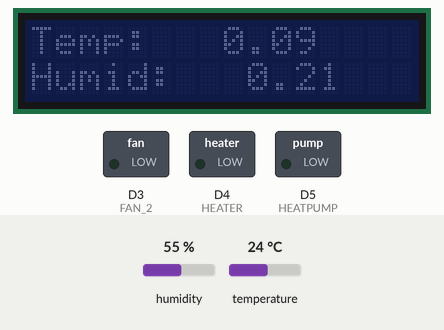
Recording of a sketch running on a simulated ESP8266 (NodeMCU). Shown: 16×2 character LCD, switched loads named in the sketch (green lamp = pin HIGH). The test bench sets the inputs (shaded band); at power-on: humidity 55 %, temperature 24 °C. What the sketch prints to the serial monitor is not drawn.

Above: at 1.2 s.
1.3 s: humidity set to 22 %
At 3.4 s:
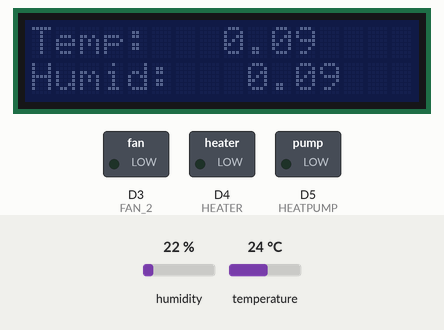
4.0 s: temperature set to 12 °C
At 5.0 s:
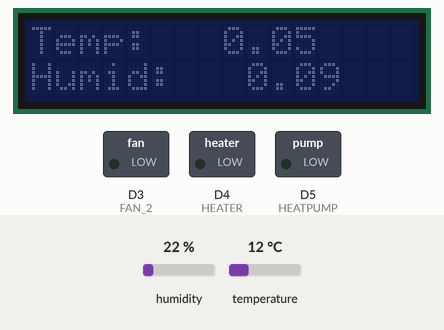
6.7 s: humidity set to 40 %
At 9.4 s:
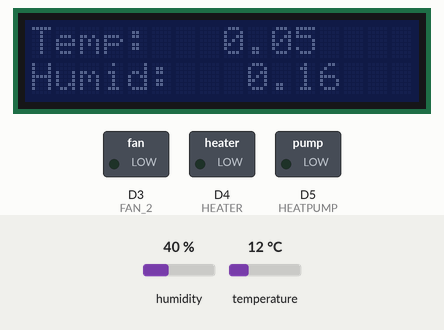
9.7 s: temperature set to 19 °C
At 34.2 s:
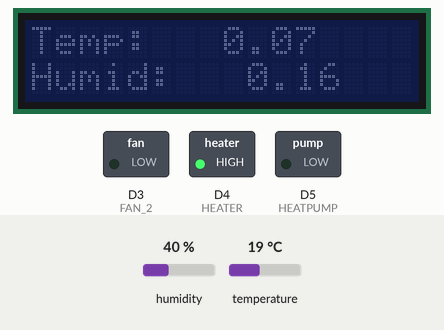
Timing chart, 0 to 34.5 s (numbered marks = the images above; inputs shaded):
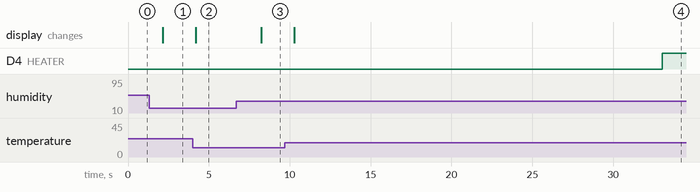

The sketch:

LTD.ino
```cpp
#include <Arduino.h>
#include "LTD.h"

void setup(){
    initLTD();
}

void loop(){
    dispatch();
    updateDHT();
    humidFan();
    FSM();
}
```

LTD.cpp
```cpp
#include "LTD.h"

// Heatẻ is turned on every 10 seconds and will be timed out after 10 seconds
#define HEATER_PERI 50
#define HEATER_TIMEOUT 20
// Heatpump is turned on every 15 seconds and will be timed out after 15 seconds
#define HEATPUMP_PERI 50
#define HEATPUMP_TIMEOUT 15
// Maximum temperature: stop the heater
#define MAXIMUM_TEMPERATURE 29


#define HEATER D4
#define HEATPUMP D5

#define FAN_1 D4
#define FAN_2 D3
#define FAN_3 D5

#define HEAT_SENSOR D6

DHT sensor(HEAT_SENSOR, DHT11);
LiquidCrystal_I2C lcd(0x27, 16, 2);

enum {READY, HEATER_ON, HEATPUMP_ON} state;
extern bool flagHeater = false, flagHeatpump = false;
extern float humidity = 0, temperature = 0;

void initLTD(){
    Serial.begin(9600);

    lcd.init();
    sensor.begin();

    pinMode(HEAT_SENSOR, INPUT);
    pinMode(HEATER, OUTPUT);
    pinMode(HEATPUMP, OUTPUT);
    pinMode(FAN_1, OUTPUT);
    pinMode(FAN_3, OUTPUT);

    initializeTimer(INTERVAL);
    addTask(taskHeaterOn, 5, HEATER_PERI);
    addTask(taskHeaterOff, 5 + HEATER_TIMEOUT, HEATER_PERI);
    addTask(taskHeatpumpOn, 10 + HEATER_TIMEOUT, HEATPUMP_PERI);
    addTask(taskHeatpumpOff, 10 + HEATER_TIMEOUT + HEATPUMP_TIMEOUT, HEATPUMP_PERI);
    startTimer();

    Serial.println("Starting LTD...");
}

void updateDHT(){
    temperature = sensor.readTemperature();
    humidity = sensor.readHumidity();
    if(isnan(temperature) || isnan(humidity)) return;
    lcd.setCursor(0, 0);
    lcd.println("Temp: ");
    lcd.println(temperature/256);
    lcd.setCursor(0, 1);
    lcd.println("Humid: ");
    lcd.println(humidity/256);
}

void humidFan(){
    if(isnan(humidity)) return;
    if(humidity/256 >= 90){
        analogWrite(FAN_2, 1023); // Full speed
    }else{
        analogWrite(FAN_2, (int)(humidity*1023/80000)); // Change to analog value
    }
}

void taskHeaterOn(){
    Serial.println("Heater is on!");
    taskHeatpumpOff();

    flagHeater = true;
    digitalWrite(FAN_1, HIGH);
    digitalWrite(HEATER, HIGH);
}

void taskHeaterOff(){
    if(flagHeater){
        Serial.println("XXX Heater is off due to operation: TIME_OUT! XXX");
        flagHeater = false;
        digitalWrite(FAN_1, LOW);
        digitalWrite(HEATER, LOW);
    }
    else if(!flagHeatpump){
        Serial.println("OOO Heater is off due to reaching MAXIMUM_TEMPERATURE! OOO");
    }
}

void taskHeatpumpOn(){
    Serial.println("Heatpump is on!");

    flagHeatpump = true;
    digitalWrite(FAN_3, HIGH);
    digitalWrite(HEATPUMP, HIGH);
    taskHeaterOff();
}

void taskHeatpumpOff(){
    if(flagHeatpump){
        Serial.println("YYY Heatpump is off due to operation: TIME_OUT! YYY");
        flagHeatpump = false;
        digitalWrite(FAN_3, LOW);
        digitalWrite(HEATPUMP, LOW);
    }
}

void FSM(){
    switch(state){
        case READY:
            if(flagHeater){
                state = HEATER_ON;
            }
            if(flagHeatpump){
                state = HEATPUMP_ON;
            }
            break;
        case HEATER_ON:
            if(isnan(temperature)) return;
            if(temperature/256 >= MAXIMUM_TEMPERATURE){
                flagHeater = false;
                digitalWrite(FAN_1, LOW);
                digitalWrite(HEATER, LOW);
            }
            if(!flagHeater){ // Heater is off
                state = READY;
            }
            break;
        case HEATPUMP_ON:
            if(!flagHeatpump){
                state = READY;
            }
            break;
    }
}
```

LTD.h
```cpp
#ifndef LTD_H
#define LTD_H
#include <Arduino.h>
#include <DHT.h>
#include <Wire.h>
#include <LiquidCrystal_I2C.h>
#include "clock.h"

void initLTD();

void FSM();

void taskHeaterOn();

void taskHeatpumpOn();

void taskHeaterOff();

void taskHeatpumpOff();

void humidFan();

void updateDHT();

#endif
```

LinkedList.cpp
```cpp
#include"LinkedList.h"

Node::Node(func _pointerTask, uint8_t _beginTime, uint8_t _interval){
    pointerTask = _pointerTask;
    count = _beginTime;
    interval = _interval;
    id = 0;
    nextNode = nullptr;
}

void Node::setNextNode(Node* _nextNode){
    nextNode = _nextNode;
}

Node* Node::getNextNode(){
    return nextNode;
}

void Node::exeTask(){
    pointerTask();
}

Node::~Node(){
    delete nextNode;
}

LinkedList::LinkedList(){
    headNode = nullptr;
    tailNode = nullptr;
    size = 0;
    nodeLog = 0;
    timeExist = 0;
}

uint8_t LinkedList::addNode(Node* _newNode){
    // If task queue is full, return error code 0
    if(size == MAX_TASK) return 0;
    // First node
    if (size == 0)
    {
        headNode = _newNode;
        tailNode = _newNode;
        _newNode->setNextNode(nullptr);
    }
    else
    {
        tailNode->setNextNode(_newNode);
        tailNode = _newNode;
        _newNode->setNextNode(nullptr);
    }

    size++;
    if(_newNode->id == 0){
        nodeLog++;
        // Return id based on the number of nodes created
        _newNode->id = nodeLog;
    }
    _newNode->enterQueue = timeExist;
    return _newNode->id;
}

void LinkedList::removeNode(uint8_t _id){
    if(size == 0) return;
    Node* temp = headNode;
    Node* last = temp;
    if(temp->id == _id){
        if(size == 1){
            headNode = nullptr;
            tailNode = nullptr;
        }
        else
        {
            headNode = temp->getNextNode();
            temp->setNextNode(nullptr);
        }
        delete temp;
        size--;
        return;
    }
    temp = temp->getNextNode();
    while (temp->getNextNode() != nullptr)
    {
        if(temp->id == _id){
            last->setNextNode(temp->getNextNode());
            temp->setNextNode(nullptr);
            delete temp;
            size--;
            return;
        }
        temp = temp->getNextNode();
        last = last->getNextNode();
    }
    if (temp->id == _id)
    {
        tailNode = last;
        last->setNextNode(nullptr);
        delete temp;
        size--;
    }
    else return;
}

uint8_t LinkedList::addNodeCount(Node* _newNode){
    // If task queue is full, return error code 0
    if(size == MAX_TASK) return 0;
    // First node
    if (size == 0)
    {
        headNode = _newNode;
        tailNode = _newNode;
        _newNode->setNextNode(nullptr);
    }
    else if (_newNode->count < (headNode->count - (timeExist - headNode->enterQueue)))
    {
        _newNode->setNextNode(headNode);
        headNode = _newNode;
    }
    else
    {
        Node* temp = headNode;
        while (temp->getNextNode() != nullptr)
        {
            if(((temp->getNextNode())->count - ((timeExist - ((temp->getNextNode())->enterQueue)))) > _newNode->count){
                _newNode->setNextNode(temp->getNextNode());
                temp->setNextNode(_newNode);
                break;
            }
            temp = temp->getNextNode();
        }
        if (temp->getNextNode() == nullptr)
        {
            return addNode(_newNode);
        }
    }

    size++;
    if(_newNode->id == 0){
        nodeLog++;
        // Return id based on the number of nodes created
        _newNode->id = nodeLog;
    }
    _newNode->enterQueue = timeExist;
    return _newNode->id;
}

void LinkedList::checkLinkedList(LinkedList* _waitingQueue){
    timeExist++;
    if (size == 0)
    {
        // Maybe a refresh function here
        return;
    }

    Node* temp = headNode;
    while((temp->count - (timeExist - temp->enterQueue)) == 0){
        temp->count = temp->interval;
        temp = temp->getNextNode();
        _waitingQueue->addNode(popNode());
        if(temp == nullptr) return;
    }
    return;
}

void LinkedList::releaseQueue(LinkedList* _taskQueue){
    if(size == 0) return;
    while (size != 0)
    {
        headNode->exeTask();
        if(headNode->interval == 0) removeNode(headNode->id);
        else
        {
            _taskQueue->addNodeCount(popNode());
        }
    }
    return;
}

Node* LinkedList::popNode(){
    if(size == 0) return nullptr;
    Node* temp = headNode;
    if(size == 1){
        headNode = nullptr;
        tailNode = nullptr;
    }
    else
    {
        headNode = temp->getNextNode();
    }
    size--;
    return temp;
}

LinkedList::~LinkedList(){
    delete headNode;
    delete tailNode;
}
```

LinkedList.h
```cpp
#ifndef LINKEDLIST_H
#define LINKEDLIST_H
#include<Arduino.h>


#ifndef MAX_TASK
#define MAX_TASK 30
#endif

typedef void (*func)();


class Node
{
private:
    func pointerTask;
    Node* nextNode;
public:
    uint8_t id;
    uint8_t enterQueue;
    uint8_t interval;
    uint8_t count;

    Node(func _pointerTask, uint8_t _beginTime = 0, uint8_t _interval = 0);
    void setNextNode(Node* _nextNode);
    Node* getNextNode();
    void exeTask();
    ~Node();
};


class LinkedList
{
private:
    Node* headNode;
    Node* tailNode;
public:
    uint8_t size;
    uint8_t nodeLog;
    uint64_t timeExist;


    LinkedList();
    uint8_t addNode(Node* _newNode);
    uint8_t addNodeCount(Node* _newNode);
    void removeNode(uint8_t _id);
    void checkLinkedList(LinkedList* _waitingQueue);
    void releaseQueue(LinkedList* _taskQueue);
    Node* popNode();
    ~LinkedList();
};
#endif
```

clock.cpp
```cpp
#include"clock.h"

LinkedList* taskQueue;
LinkedList* waitQueue;

void initializeTimer(uint32_t _interval){
    noInterrupts();
    taskQueue = new LinkedList();
    waitQueue = new LinkedList();


    //timer1_isr_init();
    //timer1_attachInterrupt(ISR);
    //timer1_enable(TIM_DIV16, TIM_EDGE, TIM_LOOP);
    //timer1_write(5000 * _interval);


     timer0_isr_init();
     timer0_attachInterrupt(ISR);
     timer0_write(ESP.getCycleCount()+80000*_interval);
     interrupts();
}

void startTimer(){
    interrupts();
}

uint8_t addTask(void (*_func)(void), uint8_t _delay, uint8_t _interval){
    Node* newNode = new Node((func)_func, _delay, _interval);
    taskQueue->addNodeCount(newNode);
}

void dispatch(){
    waitQueue->releaseQueue(taskQueue);
}

void removeTask(uint8_t _id){
    waitQueue->removeNode(_id);
    taskQueue->removeNode(_id);
}

void stopTimer(){
    timer1_disable();
    /*delete taskQueue;
    delete waitQueue;
    taskQueue = nullptr;
    waitQueue = nullptr;*/
}

void ISR(){
    taskQueue->checkLinkedList(waitQueue);

   timer0_write(ESP.getCycleCount()+80000*INTERVAL);
}
```

clock.h
```cpp
#ifndef CLOCK_H
#define CLOCK_H
#include"LinkedList.h"


#define INTERVAL 1000

void initializeTimer(uint32_t _interval);

void startTimer();

uint8_t addTask(void (*_func)(void), uint8_t _delay, uint8_t _interval);

void dispatch();

void removeTask(uint8_t _id);

void stopTimer();

void ISR();

#endif
```

Measured:
- after the input at 1.3 s, the display: changes after 0.85 s (image 1)
- after the input at 4.0 s, the display: changes after 0.18 s (image 2)
- after the input at 6.7 s, the display: changes after 1.6 s (image 3)
- after the input at 9.7 s, the display: changes after 0.58 s (image 4)
